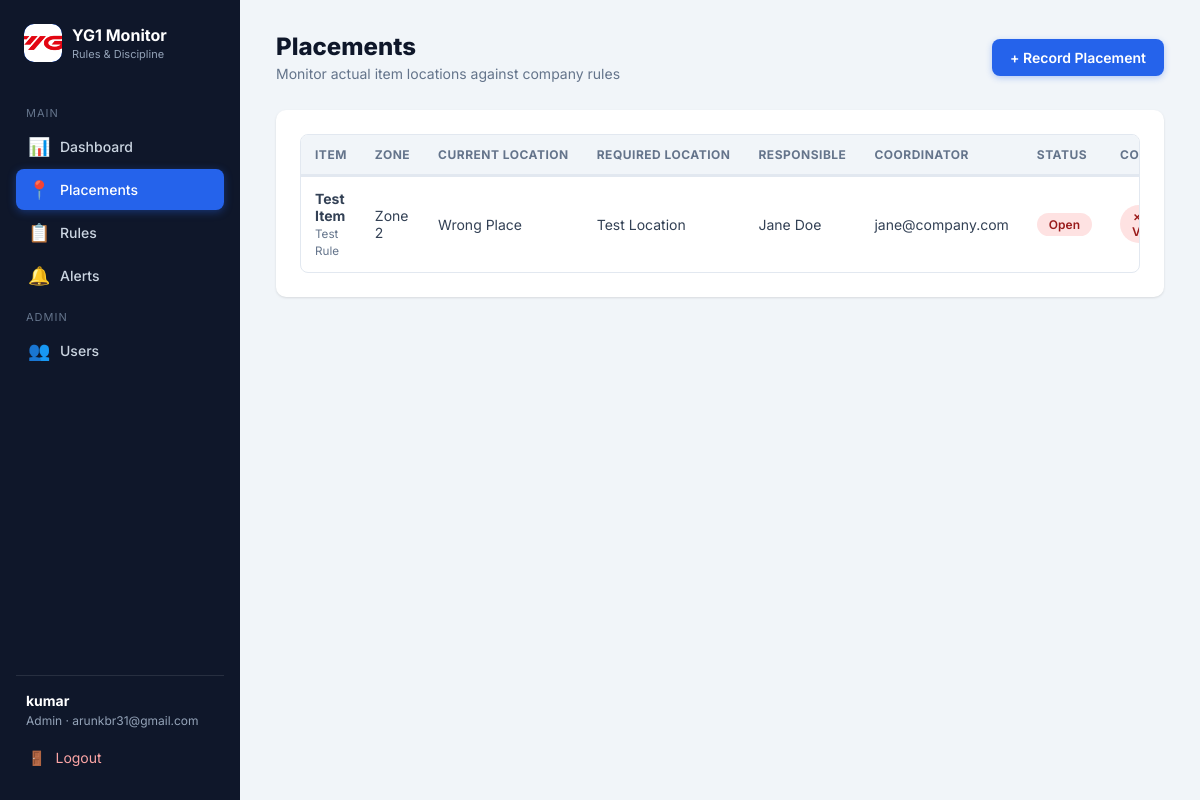
The page /placements (signed in) on the database its author committed.
### models.py (models this page shows, shortened)
class User(UserMixin, db.Model):
    id = db.Column(db.Integer, primary_key=True)
    username = db.Column(db.String(80), unique=True, nullable=False, index=True)
    email = db.Column(db.String(120), unique=True, nullable=False, index=True)
    password_hash = db.Column(db.String(256), nullable=False)
    role = db.Column(db.String(20), nullable=False, default='coordinator')
    is_active = db.Column(db.Boolean, default=True)
    created_at = db.Column(db.DateTime, default=datetime.utcnow)

class Placement(db.Model):
    id = db.Column(db.Integer, primary_key=True)
    rule_id = db.Column(db.Integer, db.ForeignKey('rule.id'), nullable=False)
    zone = db.Column(db.String(100), nullable=False)
    current_location = db.Column(db.String(200), nullable=False)
    responsible_person = db.Column(db.String(100), nullable=False)
    coordinator_email = db.Column(db.String(120), nullable=False)
    violation_reason = db.Column(db.Text)
    status = db.Column(db.String(20), default='open')
    is_compliant = db.Column(db.Boolean, default=False)
    created_at = db.Column(db.DateTime, default=datetime.utcnow)
    updated_at = db.Column(db.DateTime, default=datetime.utcnow, onupdate=datetime.utcnow)
    alerts = db.relationship('Alert', backref='placement', lazy=True, cascade='all, delete-orphan')

class Rule(db.Model):
    id = db.Column(db.Integer, primary_key=True)
    rule_name = db.Column(db.String(120), nullable=False)
    item = db.Column(db.String(100), nullable=False)
    required_location = db.Column(db.String(200), nullable=False)
    description = db.Column(db.Text)
    created_at = db.Column(db.DateTime, default=datetime.utcnow)
    updated_at = db.Column(db.DateTime, default=datetime.utcnow, onupdate=datetime.utcnow)
    placements = db.relationship('Placement', backref='rule', lazy=True, cascade='all, delete-orphan')

### app.py (the view)
@app.route('/placements')
@login_required
def placements():
    all_placements = Placement.query.order_by(Placement.created_at.desc()).all()
    return render_template('placements.html', placements=all_placements)

### app.py (called while the page is built)
@login_manager.user_loader
def load_user(user_id):
    return db.session.get(User, int(user_id))

### templates/placements.html (shortened to what this page needs)
{% extends "base.html" %}
{% block content %}
<div class="layout">
    <aside class="sidebar">
        <div class="brand">
            <div class="badge"><img src="{{ url_for('static', filename='images/yg1_images.png') }}" alt="YG1 Logo"></div>
            <div>
                <h2>YG1 Monitor</h2>
                <small>Rules & Discipline</small>
            </div>
        </div>
        <nav>
            <div class="nav-label">Main</div>
            <a href="{{ url_for('dashboard') }}"><span class="icon">📊</span> <span>Dashboard</span></a>
            <a href="{{ url_for('placements') }}" class="active"><span class="icon">📍</span> <span>Placements</span></a>
            <a href="{{ url_for('rules') }}"><span class="icon">📋</span> <span>Rules</span></a>
            <a href="{{ url_for('alerts') }}"><span class="icon">🔔</span> <span>Alerts</span></a>
            {% if current_user.role == 'admin' %}
            <div class="nav-label">Admin</div>
            <a href="{{ url_for('users') }}"><span class="icon">👥</span> <span>Users</span></a>
            {% endif %}
        </nav>
        <div class="user-box">
            <div class="user-info">
                <strong>{{ current_user.username }}</strong>
                <span>{{ current_user.role|capitalize }} · {{ current_user.email }}</span>
            </div>
            <a href="{{ url_for('logout') }}" style="display:flex; align-items:center; gap:10px; padding:10px 12px; border-radius:8px; font-size:14px; color:#fca5a5; transition:background .2s;">
                <span class="icon">🚪</span> <span>Logout</span>
            </a>
        </div>
    </aside>
    <main class="main">
        <div class="page-header">
            <div>
                <h1>Placements</h1>
                <p>Monitor actual item locations against company rules</p>
            </div>
            <div class="actions">
                <a href="{{ url_for('add_placement') }}" class="btn btn-primary">+ Record Placement</a>
            </div>
        </div>
        <div class="card">
            {% if placements %}
            <div class="table-scroll">
                <table>
                    <thead>
                        <tr>
                            <th>Item</th>
                            <th>Zone</th>
                            <th>Current Location</th>
                            <th>Required Location</th>
                            <th>Responsible</th>
                            <th>Coordinator</th>
                            <th>Status</th>
                            <th>Compliance</th>
                        </tr>
                    </thead>
                    <tbody>
                        {% for p in placements %}
                        <tr>
                            <td><strong>{{ p.rule.item }}</strong><br><small style="color:var(--text-light);">{{ p.rule.rule_name }}</small></td>
                            <td>{{ p.zone }}</td>
                            <td>{{ p.current_location }}</td>
                            <td>{{ p.rule.required_location }}</td>
                            <td>{{ p.responsible_person }}</td>
                            <td>{{ p.coordinator_email }}</td>
                            <td>
                                {% if p.status == 'open' %}
                                <span class="badge badge-open">Open</span>
                                {% else %}
                                <span class="badge badge-closed">Closed</span>
                                {% endif %}
                            </td>
                            <td>
                                {% if p.is_compliant %}
                                <span class="badge badge-compliant">✓ Compliant</span>
                                {% else %}
                                <span class="badge badge-violation">✗ Violation</span>
                                {% endif %}
                            </td>
                        </tr>
                        {% endfor %}
                    </tbody>
                </table>
            </div>
            {% else %}
            <div class="empty-state">
                <div class="icon">📍</div>
                <p>No placements recorded yet. <a href="{{ url_for('add_placement') }}" style="color:var(--primary); font-weight:600;">Record your first placement</a></p>
            </div>
            {% endif %}
        </div>
    </main>
</div>
{% endblock %}

### templates/base.html (style rules this page uses)
:root { --primary: #2563eb; --primary-dark: #1d4ed8; --primary-light: #dbeafe; --success: #16a34a; --success-light: #dcfce7; --warning: #d97706; --warning-light: #fef3c7; --danger: #dc2626; --danger-light: #fee2e2; --info: #0891b2; --info-light: #cffafe; --dark: #0f172a; --gray: #f1f5f9; --gray-border: #e2e8f0; --text: #334155; --text-light: #64748b; --shadow: 0 1px 3px rgba(0,0,0,.08), 0 1px 2px rgba(0,0,0,.04); --shadow-lg: 0 10px 25px rgba(0,0,0,.12); --radius: 10px; }
* { margin: 0; padding: 0; box-sizing: border-box; }
body { font-family: 'Inter', -apple-system, sans-serif; background: var(--gray); color: var(--text); min-height: 100vh; }
a { text-decoration: none; color: inherit; }
.btn { display: inline-block; padding: 10px 18px; border: none; border-radius: 8px; font-size: 14px; font-weight: 600; transition: background .2s, transform .1s, box-shadow .2s; }
.btn-primary { background: var(--primary); color: white; box-shadow: 0 2px 6px rgba(37,99,235,.3); }
.layout { display: flex; height: 100vh; overflow: hidden; }
.sidebar { width: 240px; background: var(--dark); color: #cbd5e1; padding: 24px 16px; display: flex; flex-direction: column; position: fixed; top: 0; bottom: 0; left: 0; z-index: 100; }
.sidebar .brand { display: flex; align-items: center; gap: 10px; margin-bottom: 32px; padding: 0 8px; }
.sidebar .brand .badge { width: 38px; height: 38px; background: var(--primary); border-radius: 10px; display: flex; align-items: center; justify-content: center; font-weight: 800; font-size: 18px; color: white; overflow: hidden; padding: 0; }
.sidebar .brand .badge img { width: 100%; height: 100%; object-fit: cover; border-radius: 10px; display: block; }
.sidebar .brand h2 { font-size: 16px; font-weight: 700; color: white; }
.sidebar .brand small { display: block; font-size: 11px; color: #94a3b8; font-weight: 400; margin-top: 2px; }
.sidebar nav { flex: 1; }
.sidebar nav .nav-label { font-size: 11px; text-transform: uppercase; letter-spacing: 1px; color: #64748b; padding: 12px 10px 6px; }
.sidebar nav a { display: flex; align-items: center; gap: 10px; padding: 10px 12px; border-radius: 8px; font-size: 14px; font-weight: 500; color: #cbd5e1; transition: background .2s, color .2s; margin-bottom: 2px; }
.sidebar nav a.active { background: var(--primary); color: white; box-shadow: 0 2px 8px rgba(37,99,235,.4); }
.sidebar nav a .icon { font-size: 18px; width: 22px; text-align: center; }
.sidebar .user-box { border-top: 1px solid rgba(255,255,255,.1); padding-top: 16px; margin-top: auto; }
.sidebar .user-box .user-info { padding: 0 10px; margin-bottom: 10px; }
.sidebar .user-box .user-info strong { display: block; color: white; font-size: 14px; }
.sidebar .user-box .user-info span { font-size: 12px; color: #94a3b8; }
.main { flex: 1; margin-left: 240px; padding: 32px 36px; height: 100vh; overflow-y: auto; }
.page-header { display: flex; align-items: center; justify-content: space-between; margin-bottom: 28px; }
.page-header h1 { font-size: 24px; font-weight: 800; color: var(--dark); }
.page-header p { font-size: 14px; color: var(--text-light); margin-top: 4px; }
.page-header .actions { display: flex; gap: 10px; }
.card { background: white; border-radius: var(--radius); box-shadow: var(--shadow); padding: 24px; margin-bottom: 24px; }
table { width: 100%; border-collapse: collapse; font-size: 14px; }
thead th { text-align: left; padding: 12px 14px; font-size: 12px; font-weight: 700; text-transform: uppercase; letter-spacing: .5px; color: var(--text-light); background: var(--gray); border-bottom: 2px solid var(--gray-border); white-space: nowrap; }
tbody td { padding: 14px; border-bottom: 1px solid var(--gray-border); vertical-align: middle; }
tbody tr:last-child td { border-bottom: none; }
.table-scroll { overflow: auto; max-height: 280px; border: 1px solid var(--gray-border); border-radius: 8px; }
.table-scroll table { border-collapse: separate; border-spacing: 0; }
.table-scroll thead th { position: sticky; top: 0; z-index: 10; box-shadow: 0 1px 0 var(--gray-border); }
.badge { display: inline-block; padding: 4px 12px; border-radius: 20px; font-size: 12px; font-weight: 600; }
.badge-open { background: var(--danger-light); color: #991b1b; }
.badge-violation { background: var(--danger-light); color: #991b1b; }

### rows shown on the page
User: username "kumar", role "Admin", email "arunkbr31@gmail.com"
Placement: rule.item "Test Item", rule.rule_name "Test Rule", zone "Zone 2", current_location "Wrong Place", rule.required_location "Test Location", responsible_person "Jane Doe", coordinator_email "jane@company.com", status "Open", is_compliant "✗ Violation"
